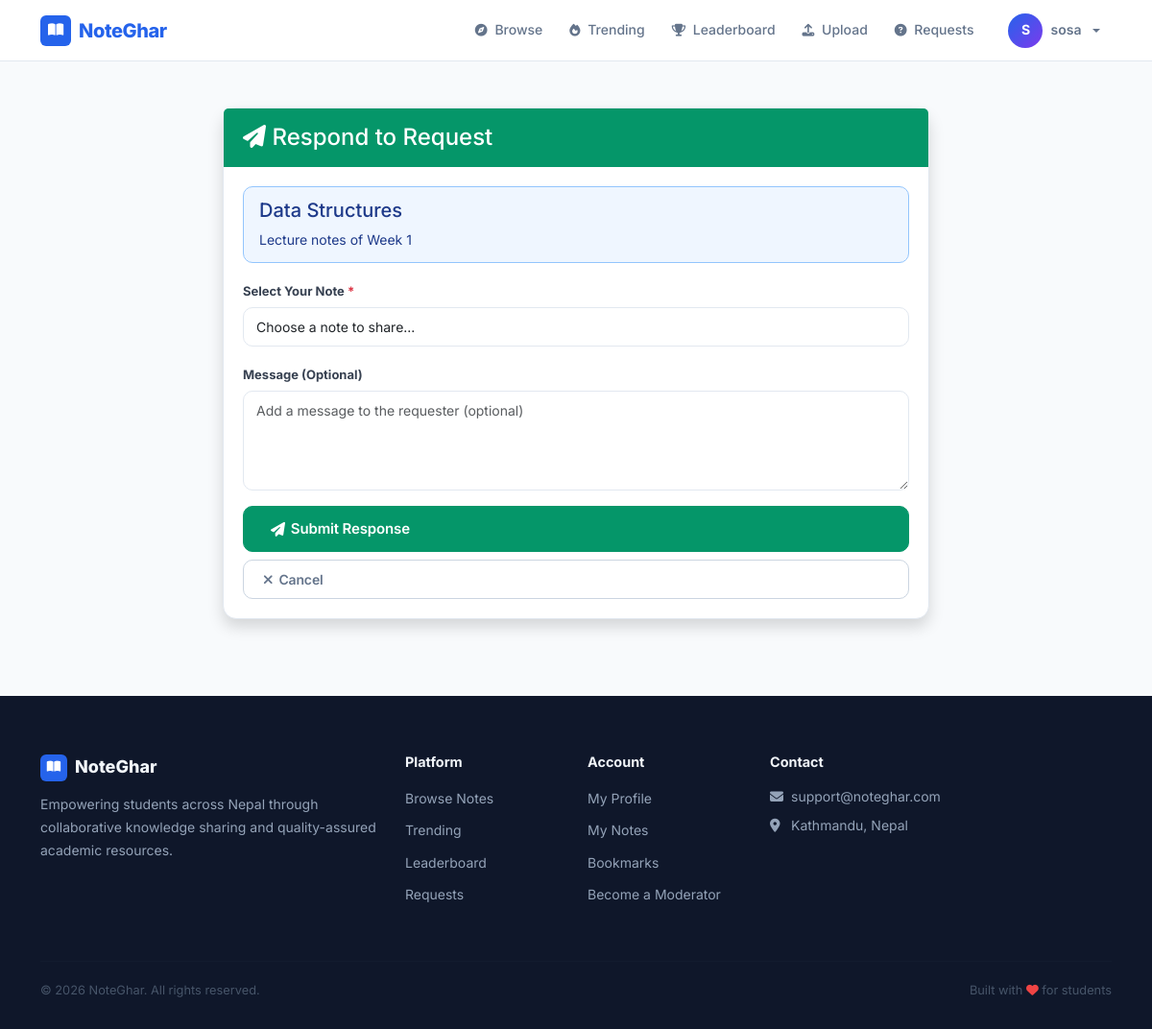
The page /notes/requests/1/respond/ (signed in) on the database its author committed.
### accounts/models.py (models this page shows, shortened)
class User(AbstractUser):
    ROLE_CHOICES = (
        ('student', 'Student'),
        ('moderator', 'Moderator'),
        ('admin', 'Admin'),
    )
    role = models.CharField(max_length=20, choices=ROLE_CHOICES, default='student')
    phone = models.CharField(max_length=15, blank=True, null=True)
    institution = models.ForeignKey(
        'notes.Institution',
        on_delete=models.SET_NULL,
        null=True,
        blank=True,
        related_name='users',
        help_text='User\'s affiliated institution'
    )
    profile_picture = models.ImageField(upload_to='profiles/', blank=True, null=True)
    bio = models.TextField(blank=True, null=True)
    is_verified = models.BooleanField(default=False)
    specialization_courses = models.ManyToManyField(
        'notes.Course',
        blank=True,
        related_name='specialized_moderators',
        help_text='Courses this moderator specializes in'
    )
    specialization_subjects = models.ManyToManyField(
        'notes.Subject',
        blank=True,
        related_name='specialized_moderators',
        help_text='Specific subjects within courses'
    )
    qualification_document = models.FileField(
        upload_to='qualifications/%Y/%m/',
        blank=True,
        null=True,
        help_text='Upload degree certificate, transcript, or other proof of qualification (PDF, JPG, PNG)'
    )
    qualification_verified = models.BooleanField(
        default=False,
        help_text='Admin has verified the qualification documents'
    )
    qualification_notes = models.TextField(
        blank=True,
        help_text='Admin notes about qualification verification'
    )
    created_at = models.DateTimeField(auto_now_add=True)
    updated_at = models.DateTimeField(auto_now=True)
    def is_admin_user(self):
        return self.role == 'admin' or self.is_superuser

### notes/models.py (models this page shows, shortened)
class NoteRequest(models.Model):
    STATUS_CHOICES = [
        ('open', 'Open'),
        ('fulfilled', 'Fulfilled'),
        ('expired', 'Expired'),
    ]
    requester = models.ForeignKey(settings.AUTH_USER_MODEL, on_delete=models.CASCADE, related_name='note_requests')
    course = models.ForeignKey('Course', on_delete=models.CASCADE)
    semester = models.ForeignKey('Semester', on_delete=models.CASCADE)
    subject = models.ForeignKey('Subject', on_delete=models.SET_NULL, null=True, blank=True)
    topic = models.CharField(max_length=200)
    description = models.TextField()
    status = models.CharField(max_length=20, choices=STATUS_CHOICES, default='open')
    created_at = models.DateTimeField(auto_now_add=True)
    expires_at = models.DateTimeField()
    fulfilled_by = models.ForeignKey(settings.AUTH_USER_MODEL, on_delete=models.SET_NULL, null=True, blank=True, related_name='fulfilled_requests')
    best_answer = models.ForeignKey('Note', on_delete=models.SET_NULL, null=True, blank=True, related_name='best_answer_for')
    class Meta:
        ordering = ['-created_at']

### notes/views.py (the view, shortened to what this page needs)
# urls.py: path('requests/<int:pk>/respond/', views.respond_to_request, name='respond_to_request'),
@login_required
def respond_to_request(request, pk):
    note_request = get_object_or_404(NoteRequest, pk=pk, status='open')
    if request.user == note_request.requester:
        messages.error(request, 'You cannot respond to your own request.')
        return redirect('notes:request_detail', pk=pk)
    my_notes = Note.objects.filter(
        uploaded_by=request.user,
        status='approved',
        course=note_request.course
    )
    context = {
        'request': note_request,
        'my_notes': my_notes,
    }
    return render(request, 'notes/respond_to_request.html', context)

### notes/context_processors.py (called while the page is built, shortened)
def moderation_stats(request):
    return {}

### core/templates/notes/respond_to_request.html (shortened to what this page needs)
{% extends 'base.html' %}
{% block content %}
<div class="container my-5">
    <div class="row justify-content-center">
        <div class="col-md-8">
            <div class="card shadow">
                <div class="card-header bg-success text-white">
                    <h4 class="mb-0">
                        <i class="fas fa-paper-plane"></i> Respond to Request
                    </h4>
                </div>
                <div class="card-body">
                    <div class="alert alert-info">
                        <h5>{{ request.topic }}</h5>
                        <p class="mb-0">{{ request.description }}</p>
                    </div>
                    <form method="post">
                        <div class="mb-3">
                            <label class="form-label fw-bold">
                                Select Your Note <span class="text-danger">*</span>
                            </label>
                            <select name="note" class="form-control" required>
                                <option value="">Choose a note to share...</option>
                            </select>
                        </div>
                        <div class="mb-3">
                            <label class="form-label fw-bold">
                                Message (Optional)
                            </label>
                            <textarea name="message"
                                      class="form-control"
                                      rows="4"
                                      placeholder="Add a message to the requester (optional)"></textarea>
                        </div>
                        <div class="d-grid gap-2">
                            <button type="submit" class="btn btn-success btn-lg" {% if not my_notes %}disabled{% endif %}>
                                <i class="fas fa-paper-plane"></i> Submit Response
                            </button>
                            <a href="{% url 'notes:request_detail' request.pk %}" class="btn btn-outline-secondary">
                                <i class="fas fa-times"></i> Cancel
                            </a>
                        </div>
                    </form>
                </div>
            </div>
        </div>
    </div>
</div>
{% endblock %}

### core/templates/base.html (shortened to what this page needs)
<!DOCTYPE html>
<html lang="en">
<head>
    <link href="https://cdn.jsdelivr.net/npm/bootstrap@5.3.0/dist/css/bootstrap.min.css" rel="stylesheet">
    <link rel="stylesheet" href="https://cdnjs.cloudflare.com/ajax/libs/font-awesome/6.4.0/css/all.min.css">
</head>
<body>
    <nav class="navbar navbar-expand-lg">
        <div class="container d-flex align-items-center">
            <a class="navbar-brand" href="{% url 'core:home' %}">
                <span class="brand-icon"><i class="fas fa-book-open"></i></span>
                NoteGhar
            </a>
            <div class="collapse navbar-collapse" id="navbarNav">
                <ul class="navbar-nav ms-auto align-items-lg-center gap-1">
                    <li class="nav-item">
                        <a class="nav-link" href="{% url 'notes:list' %}"><i class="fas fa-compass"></i> Browse</a>
                    </li>
                    <li class="nav-item">
                        <a class="nav-link" href="{% url 'notes:trending' %}"><i class="fas fa-fire"></i> Trending</a>
                    </li>
                    <li class="nav-item">
                        <a class="nav-link" href="{% url 'notes:leaderboard' %}"><i class="fas fa-trophy"></i> Leaderboard</a>
                    </li>
                    {% if user.is_authenticated %}
                        {% if user.role == 'student' or user.is_superuser %}
                        <li class="nav-item">
                            <a class="nav-link" href="{% url 'notes:upload' %}"><i class="fas fa-upload"></i> Upload</a>
                        </li>
                        {% endif %}
                        <li class="nav-item">
                            <a class="nav-link" href="{% url 'notes:request_board' %}"><i class="fas fa-question-circle"></i> Requests</a>
                        </li>
                        <li class="nav-item dropdown ms-lg-2">
                            <a class="nav-link dropdown-toggle d-flex align-items-center gap-2" href="#" id="userDropdown" role="button" data-bs-toggle="dropdown">
                                <span class="user-avatar" style="padding:0;overflow:hidden;">
                                    {% if user.profile_picture %}
                                        <img src="{{ user.profile_picture.url }}" alt="{{ user.username }}" style="width:36px;height:36px;object-fit:cover;border-radius:50%;">
                                    {% else %}
                                        {{ user.username|slice:":1"|upper }}
                                    {% endif %}
                                </span>
                                <span class="d-none d-lg-inline" style="font-size: 0.875rem; font-weight: 600;">{{ user.username }}</span>
                            </a>
                        </li>
                    {% endif %}
                </ul>
            </div>
        </div>
    </nav>
    {% block content %}{% endblock %}
    <footer>
        <div class="container">
            <div class="row g-4">
                <div class="col-lg-4">
                    <div class="brand-footer">
                        <span class="icon"><i class="fas fa-book-open"></i></span>
                        NoteGhar
                    </div>
                    <p style="font-size: 0.875rem; line-height: 1.7;">Empowering students across Nepal through collaborative knowledge sharing and quality-assured academic resources.</p>
                </div>
                <div class="col-sm-4 col-lg-2">
                    <h5>Platform</h5>
                    <ul class="list-unstyled" style="display: flex; flex-direction: column; gap: 8px;">
                        <li><a href="{% url 'notes:list' %}">Browse Notes</a></li>
                        <li><a href="{% url 'notes:trending' %}">Trending</a></li>
                        <li><a href="{% url 'notes:leaderboard' %}">Leaderboard</a></li>
                        <li><a href="{% url 'notes:request_board' %}">Requests</a></li>
                    </ul>
                </div>
                <div class="col-sm-4 col-lg-2">
                    <h5>Account</h5>
                    <ul class="list-unstyled" style="display: flex; flex-direction: column; gap: 8px;">
                        {% if user.is_authenticated %}
                        <li><a href="{% url 'accounts:profile' %}">My Profile</a></li>
                        {% if user.role == 'student' %}
                        <li><a href="{% url 'notes:my_notes' %}">My Notes</a></li>
                        <li><a href="{% url 'notes:my_bookmarks' %}">Bookmarks</a></li>
                        <li><a href="{% url 'accounts:signup_moderator' %}">Become a Moderator</a></li>
                        {% elif user.role == 'moderator' %}
                        <li><a href="{% url 'moderation:dashboard' %}">Mod Dashboard</a></li>
                        {% elif user.is_admin_user %}
                        <li><a href="{% url 'admin_dashboard' %}">Admin Dashboard</a></li>
                        {% endif %}
                        {% else %}
                        <li><a href="{% url 'accounts:signup_student' %}">Student Sign Up</a></li>
                        <li><a href="{% url 'accounts:signup_moderator' %}">Become a Moderator</a></li>
                        <li><a href="{% url 'accounts:student_login' %}">Log In</a></li>
                        {% endif %}
                    </ul>
                </div>
                <div class="col-sm-4 col-lg-4">
                    <h5>Contact</h5>
                    <div style="display: flex; flex-direction: column; gap: 8px; font-size: 0.875rem;">
                        <a href="mailto:notegharsupport@gmail.com"><i class="fas fa-envelope me-2" style="width: 14px;"></i>support@noteghar.com</a>
                        <span><i class="fas fa-map-marker-alt me-2" style="width: 14px;"></i>Kathmandu, Nepal</span>
                    </div>
                </div>
            </div>
            <hr>
            <div class="d-flex flex-wrap justify-content-between align-items-center footer-bottom">
                <span>&copy; 2026 NoteGhar. All rights reserved.</span>
                <span>Built with <i class="fas fa-heart" style="color: #EF4444;"></i> for students</span>
            </div>
        </div>
    </footer>
</body>
</html>

### core/templates/base.html (style rules this page uses)
:root { --primary: #2563EB; --primary-dark: #1D4ED8; --primary-light: #EFF6FF; --accent: #7C3AED; --success: #059669; --warning: #D97706; --danger: #DC2626; --dark: #0F172A; --body-bg: #F8FAFC; --surface: #FFFFFF; --border: #E2E8F0; --border-hover: #CBD5E1; --text-muted: #64748B; --text-light: #94A3B8; --nav-height: 64px; --radius-sm: 6px; --radius-md: 10px; --radius-lg: 14px; --radius-xl: 20px; --shadow-sm: 0 1px 3px rgba(15,23,42,.06), 0 1px 2px rgba(15,23,42,.04); --shadow-md: 0 4px 12px rgba(15,23,42,.08), 0 2px 4px rgba(15,23,42,.04); --shadow-lg: 0 10px 30px rgba(15,23,42,.10); }
*, *::before, *::after { box-sizing: border-box; }
body { font-family: 'Inter', -apple-system, BlinkMacSystemFont, 'Segoe UI', sans-serif; background: var(--body-bg); color: var(--dark); line-height: 1.6; -webkit-font-smoothing: antialiased; }
.navbar { background: var(--surface); border-bottom: 1px solid var(--border); height: var(--nav-height); padding: 0; position: sticky; top: 0; z-index: 1000; }
.navbar .container { height: 100%; }
.navbar-brand { font-weight: 800; font-size: 1.25rem; color: var(--primary) !important; letter-spacing: -0.02em; display: flex; align-items: center; gap: 8px; }
.navbar-brand .brand-icon { width: 32px; height: 32px; background: var(--primary); border-radius: var(--radius-sm); display: flex; align-items: center; justify-content: center; color: #fff; font-size: 0.9rem; }
.nav-link { color: var(--text-muted) !important; font-weight: 500; font-size: 0.875rem; padding: 6px 12px !important; border-radius: var(--radius-sm); transition: color .15s, background .15s; }
.nav-link i { margin-right: 4px; font-size: 0.8rem; }
.btn { font-weight: 600; border-radius: var(--radius-md); font-size: 0.875rem; padding: 9px 20px; transition: all .18s ease; letter-spacing: -0.01em; border: 1.5px solid transparent; display: inline-flex; align-items: center; gap: 6px; }
.btn-lg { padding: 12px 28px; font-size: 0.9375rem; }
.btn-success { background: var(--success); color: #fff; border-color: var(--success); }
.btn-secondary, .btn-outline-secondary { background: transparent; color: var(--text-muted); border-color: var(--border-hover); }
.card { background: var(--surface); border: 1px solid var(--border); border-radius: var(--radius-lg); box-shadow: var(--shadow-sm); }
.card-header { background: transparent; border-bottom: 1px solid var(--border); padding: 16px 20px; font-weight: 700; font-size: 0.9375rem; }
.card-body { padding: 20px; }
.card-header.bg-success { background: var(--success) !important; color: #fff !important; border: none; }
.bg-success { background: var(--success) !important; }
.form-control, .form-select { border: 1.5px solid var(--border); border-radius: var(--radius-md); padding: 9px 13px; font-size: 0.875rem; transition: border-color .15s, box-shadow .15s; background: var(--surface); }
.form-label { font-weight: 600; font-size: 0.8125rem; margin-bottom: 6px; color: #374151; }
.alert { border-radius: var(--radius-md); border: 1.5px solid transparent; font-size: 0.875rem; padding: 12px 16px; }
.alert-info { background: #EFF6FF; color: #1E3A8A; border-color: #93C5FD; }
footer { background: var(--dark); color: #94A3B8; padding: 60px 0 30px; margin-top: 80px; }
footer h5 { color: #F1F5F9; font-weight: 700; font-size: 0.9rem; margin-bottom: 16px; }
footer a { color: #94A3B8; text-decoration: none; font-size: 0.875rem; transition: color .15s; }
footer .brand-footer { font-size: 1.125rem; font-weight: 800; color: #F1F5F9; display: flex; align-items: center; gap: 8px; margin-bottom: 12px; }
footer .brand-footer .icon { width: 28px; height: 28px; background: var(--primary); border-radius: 6px; display: flex; align-items: center; justify-content: center; font-size: 0.8rem; color: #fff; }
footer hr { border-color: #1E293B; margin: 40px 0 20px; }
footer .footer-bottom { font-size: 0.8rem; color: #475569; }
.user-avatar { width: 36px; height: 36px; border-radius: 50%; background: linear-gradient(135deg, var(--primary) 0%, var(--accent) 100%); display: flex; align-items: center; justify-content: center; color: #fff; font-weight: 700; font-size: 0.875rem; flex-shrink: 0; }

### rows shown on the page
User: username "S", username "sosa"
NoteRequest: topic "Data Structures", description "Lecture notes of Week 1"
